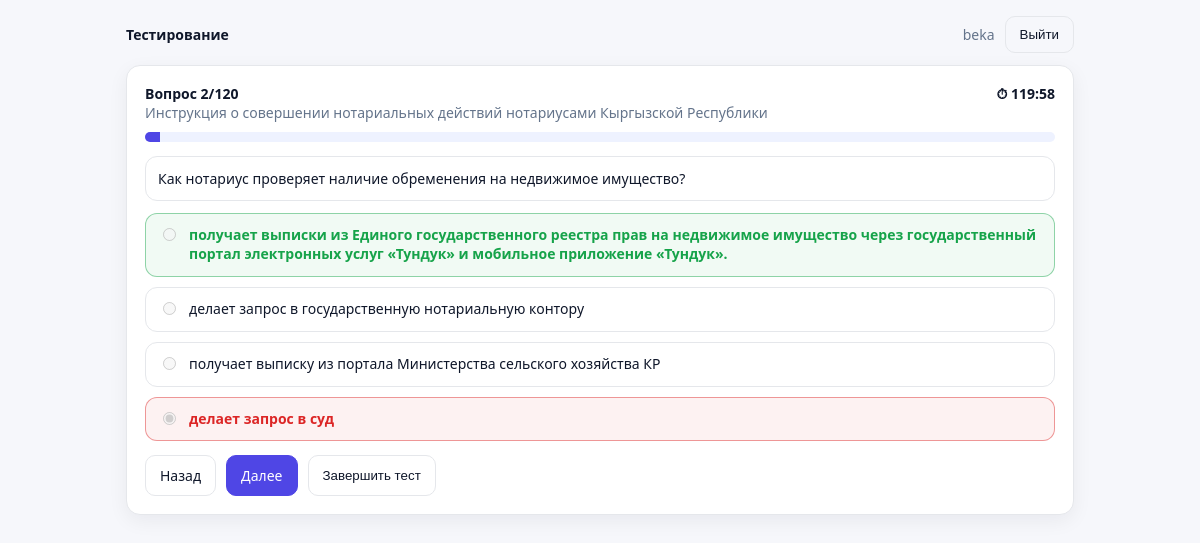
The page /quiz/2/2 (signed in) on the database its author committed.
### models.py (models this page shows)
class User(Base):
    __tablename__ = "users"
    id: Mapped[int] = mapped_column(Integer, primary_key=True)
    username: Mapped[str] = mapped_column(String(64), unique=True, index=True)
    password_hash: Mapped[str] = mapped_column(String(255))
    is_admin: Mapped[bool] = mapped_column(Boolean, default=False)
    attempts = relationship("Attempt", back_populates="user")

class Question(Base):
    __tablename__ = "questions"
    id: Mapped[int] = mapped_column(Integer, primary_key=True)   # question_id from JSON
    theme_id: Mapped[int] = mapped_column(Integer, index=True)
    theme_title: Mapped[str] = mapped_column(String(255))
    pick_count: Mapped[int] = mapped_column(Integer)             # internal quota
    qtype: Mapped[str] = mapped_column(String(32))               # single_choice/multiple_choice
    text: Mapped[str] = mapped_column(Text)
    opt0: Mapped[str] = mapped_column(Text)
    opt1: Mapped[str] = mapped_column(Text)
    opt2: Mapped[str] = mapped_column(Text)
    opt3: Mapped[str] = mapped_column(Text)
    correct_json: Mapped[str] = mapped_column(String(32))        # e.g. "[0,2]"

### app.py (the view)
@app.get("/quiz/{attempt_id}/{n}", response_class=HTMLResponse)
def quiz_question(request: Request, attempt_id: int, n: int, db: Session = Depends(get_db)):
    user = get_current_user(request, db)
    if not user:
        return RedirectResponse("/login", status_code=303)
    attempt = db.query(Attempt).filter(Attempt.id == attempt_id, Attempt.user_id == user.id).first()
    if not attempt:
        return RedirectResponse("/dashboard", status_code=303)
    details = db.query(AttemptDetail).filter(AttemptDetail.attempt_id == attempt_id).order_by(AttemptDetail.id.asc()).all()
    if n < 1 or n > len(details):
        return RedirectResponse(f"/quiz/{attempt_id}/1", status_code=303)
    d = details[n-1]
    q = db.query(Question).filter(Question.id == d.question_id).first()
    selected = json.loads(d.selected_json)
    correct = json.loads(d.correct_json)
    started_at = request.cookies.get("quiz_started_at")
    try:
        started_at = int(started_at) if started_at else int(time.time())
    except Exception:
        started_at = int(time.time())
    elapsed = int(time.time()) - started_at
    remaining = max(0, attempt.duration_minutes * 60 - elapsed)
    return templates.TemplateResponse("quiz.html", {
        "request": request,
        "user": user,
        "attempt_id": attempt_id,
        "n": n,
        "total": attempt.total_questions,
        "theme_title": q.theme_title if q else "",
        "q": q,
        "qtype": d.qtype,
        "selected": selected,
        "correct": correct,
        "confirmed": (d.selected_json != "[]"),  # простое: если отвечал/подтверждал
        "remaining_seconds": remaining,
    })

### templates/quiz.html
{% extends "base.html" %}
{% block content %}
<div class="card">
  <div class="quiz-top">
    <div>
      <div class="h2">Вопрос {{ n }}/{{ total }}</div>
      <div class="muted">{{ theme_title }}</div>
    </div>
    <div class="timer" data-remaining="{{ remaining_seconds }}">
      ⏱ <span class="mmss">--:--</span>
    </div>
  </div>
  <div class="progress">
    <div class="bar" style="width: {{ (n/total*100)|round(1) }}%"></div>
  </div>
  <div class="qtext">{{ q.text }}</div>
  <form method="post" action="/quiz/{{ attempt_id }}/{{ n }}/confirm" id="answerForm">
    <div class="options">
      {% for i in range(4) %}
        {% set opt = [q.opt0, q.opt1, q.opt2, q.opt3][i] %}
        {% set isSel = i in selected %}
        {% set isCor = i in correct %}
        {% set cls = "" %}
        {% if confirmed %}
          {% if isCor %}{% set cls = "correct" %}
          {% elif isSel and not isCor %}{% set cls = "wrong" %}
          {% endif %}
        {% endif %}
        <label class="opt {{ cls }}">
          {% if qtype == "single_choice" %}
            <input type="radio" name="selected" value="{{ i }}" {% if isSel %}checked{% endif %} {% if confirmed %}disabled{% endif %}>
          {% else %}
            <input type="checkbox" name="selected" value="{{ i }}" {% if isSel %}checked{% endif %} {% if confirmed %}disabled{% endif %}>
          {% endif %}
          <span class="opt-text">{{ opt }}</span>
        </label>
      {% endfor %}
    </div>
    <div class="actions">
      <a class="btn" href="/quiz/{{ attempt_id }}/{{ 1 if n<=1 else n-1 }}">Назад</a>
      {% if not confirmed %}
        <button class="btn primary" type="submit" id="confirmBtn" disabled>Далее</button>
        <button class="btn" type="submit" formmethod="post" formaction="/quiz/{{ attempt_id }}/{{ n }}/skip">Пропустить</button>
      {% else %}
        {% if n == total %}
          <button class="btn primary" type="submit" formmethod="post" formaction="/quiz/{{ attempt_id }}/finish">Завершить</button>
        {% else %}
          <a class="btn primary" href="/quiz/{{ attempt_id }}/{{ n+1 }}">Далее</a>
        {% endif %}
      {% endif %}
      <button class="btn ghost" type="submit" formmethod="post" formaction="/quiz/{{ attempt_id }}/finish">Завершить тест</button>
    </div>
  </form>
</div>
{% endblock %}

### templates/base.html (shortened to what this page needs)
<!doctype html>
<html lang="ru">
<head>
  <link rel="stylesheet" href="/static/app.css" />
</head>
<body>
  <div class="wrap">
    <header class="topbar">
      <div class="brand">Тестирование</div>
      {% if user %}
      <div class="userbar">
        <span class="muted">{{ user.username }}{% if user.is_admin %} (admin){% endif %}</span>
        <form method="post" action="/logout">
          <button class="btn ghost" type="submit">Выйти</button>
        </form>
      </div>
      {% endif %}
    </header>
    <main>
      {% block content %}{% endblock %}
    </main>
  </div>
</body>
</html>

### static/app.css (style rules this page uses)
:root { --bg:#f6f7fb; --card:#fff; --border:#e5e7eb; --text:#0f172a; --muted:#64748b; --accent:#4f46e5; --accent2:#4338ca; --good:#16a34a; --bad:#dc2626; }
* { box-sizing:border-box }
body { margin:0;background:var(--bg);color:var(--text);font:14px "Segoe UI",system-ui,-apple-system,Arial }
.wrap { max-width:980px;margin:0 auto;padding:16px }
.topbar { display:flex;justify-content:space-between;align-items:center;margin-bottom:12px }
.brand { font-weight:800 }
.userbar { display:flex;gap:10px;align-items:center }
.card { background:var(--card); border:1px solid var(--border); border-radius:14px; padding:18px; box-shadow:0 6px 20px rgba(15,23,42,.06); }
.h2 { font-weight:800 }
.muted { color:var(--muted) }
input { padding:10px 12px;border:1px solid var(--border);border-radius:10px;outline:none }
.btn { display:inline-flex;align-items:center;gap:8px; padding:10px 14px;border:1px solid var(--border); background:#fff;border-radius:10px;cursor:pointer;text-decoration:none;color:var(--text) }
.btn.primary { background:var(--accent);border-color:var(--accent);color:#fff }
.btn.ghost { background:transparent }
.quiz-top { display:flex;justify-content:space-between;align-items:flex-start;gap:12px }
.timer { font-weight:800 }
.progress { height:10px;background:#eef2ff;border-radius:999px;overflow:hidden;margin:10px 0 14px }
.progress .bar { height:100%;background:var(--accent) }
.qtext { padding:12px;border:1px solid var(--border);border-radius:12px;background:#fff;margin-bottom:12px;white-space:pre-wrap }
.options { display:grid;gap:10px }
.opt { display:flex;gap:10px;align-items:flex-start; padding:12px;border:1px solid var(--border);border-radius:12px; background:#fff; }
.opt input { margin-top:2px }
.opt .opt-text { white-space:normal; word-break:break-word; overflow-wrap:anywhere; line-height:1.35; }
.opt.correct { border-color:rgba(22,163,74,.45); background:rgba(22,163,74,.06) }
.opt.correct .opt-text { color:var(--good);font-weight:600 }
.opt.wrong { border-color:rgba(220,38,38,.45); background:rgba(220,38,38,.06) }
.opt.wrong .opt-text { color:var(--bad);font-weight:600 }
.actions { display:flex;flex-wrap:wrap;gap:10px;margin-top:14px }

### rows shown on the page
User: username "beka"
Question: theme_title "Инструкция о совершении нотариальных действий нотариусами Кыргызской Республики", text "Как нотариус проверяет наличие обременения на недвижимое имущество?", opt0 "получает выписки из Единого государственного реестра прав на недвижимое имущество через государственный портал электронных услуг «Тундук» и мобильное приложение «Тундук»." "делает запрос в государственную нотариальную контору" "получает выписку из портала Министерства сельского хозяйства КР" "делает запрос в суд"

### other values the page prints
{{ n }} "2"
{{ total }} "120"
